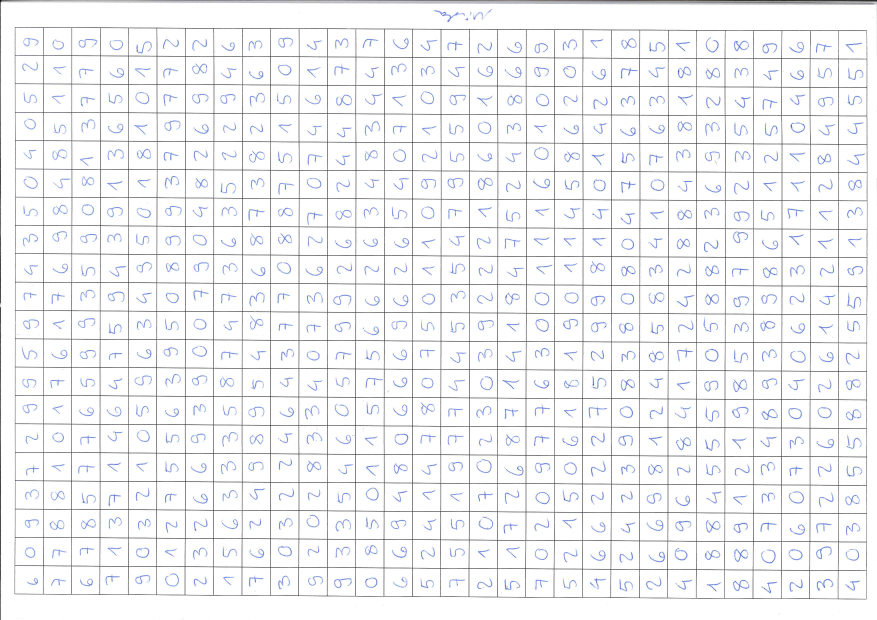
#> input picture Reconhecimento de digitos numéricos/data/0008_CH3F/scan-000.jpg, 3508 x 2480 px, given as the content of the folder data/0008_CH3F/predict, which was not available (shown at 1/4 size)
$ python main_predict.py
#> lines starting #> are read from the running program, lines starting #| are printed output that depends on the picture; after the words box and inside, x2 and y2 are one past the last pixel; in counts of white or black regions, pixels touching at a corner belong together; pictures that were not available may be replaced by others from this repository, and a replacement may not be noted
### Reconhecimento de digitos numéricos/classifier.py
import os
import glob
from loader import Loader
import numpy as np
import tensorflow as tf
import cv2

from numpy.random import seed
from tensorflow import set_random_seed


def create_weights(shape):
    return tf.Variable(tf.truncated_normal(shape, stddev=0.05))


def create_biases(size):
    return tf.Variable(tf.constant(0.05, shape=[size]))


class ImageClassifier:

    def __init__(self):
        seed(1)
        set_random_seed(2)
#> (this line was passed over: tensorflow is not available in this run)
        self.total_iterations = 0
        self.batch_size = 16
        self.classes = []
        self.num_classes = 0
        # 20% dos dados são usados para validação
        self.validation_size = 0.2
        self.image_w = 100
        self.image_h = 100
        self.num_channels = 1
        self.train_path = 'data/training1'
        self.data = None
        self.session = None
        self.accuracy = 0
        self.optimizer = None
        self.saver = None
        self.cost = 0
        self.x = None
        self.y_true = None
        self.y_true_cls = None
        self.model_dir = './model'
        self.model_name = 'MNIS'
        self.results = None

    def set_classes(self, classes):
        """ Prepare dados de entrada """
        self.classes = classes
        self.num_classes = len(classes)

    def set_image_size(self, w, h):
        self.image_w = w
        self.image_h = h

    def set_num_channels(self, count):
        self.num_channels = count

    def set_validation_size(self, size):
        self.validation_size = size

    def set_train_data_path(self, path):
        self.train_path = path

    def set_model_dir(self, path):
        self.model_dir = path

    def set_model_name(self, name):
        self.model_name = name

    # [5 lines left out: function get_model_dir, not called in this run]

    def get_model_name(self):
        return self.model_name

    def get_model_path(self):
        return os.path.abspath('{}/{}'.format(self.get_model_dir(), self.model_name))

    # [104 lines left out: functions load_data, create_conv_layer, create_flatten_layer, create_fc_layer, show_progress, build_network and 1 more, not called in this run]

    def load_images(self, image_dir='data/extra/', ext='*'):
#> called with image_dir = 'data/0008_CH3F/predict/', ext = '*'
        if not image_dir.endswith('/'):
            image_dir += '/'
        pattern = "{}{}".format(image_dir, ext)
        img_names = []
        images = []
        for filename in glob.iglob(pattern):
            img_names.append(filename)
            if self.num_channels == 1:
                # Gray scale
                im_gray = cv2.imread(filename, cv2.IMREAD_GRAYSCALE)
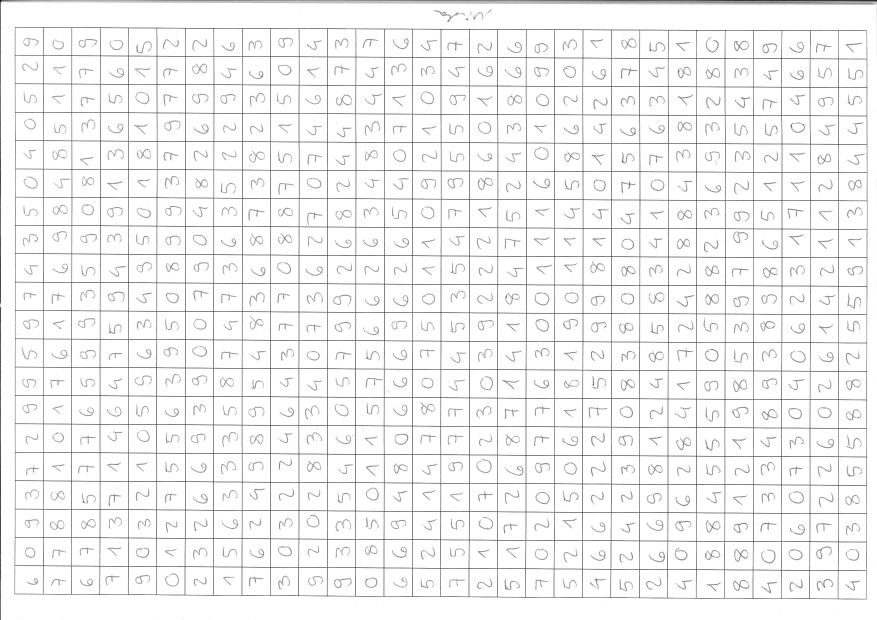
#> im_gray: shape (2480, 3508) (shown at 1/4 size); min 0, max 255, mean 243
            else:
                # RGB ti gray
                im = cv2.imread(filename)
                im_gray = cv2.cvtColor(im, cv2.COLOR_RGB2GRAY)

            im_bw = cv2.threshold(im_gray, 185, 255, cv2.THRESH_BINARY)[1]
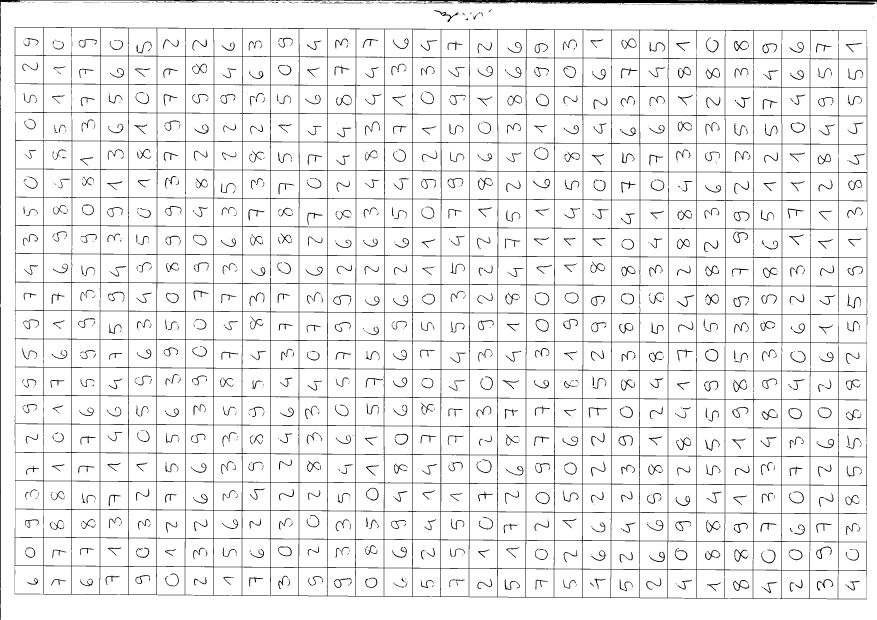
#> im_bw: shape (2480, 3508) (shown at 1/4 size); 93.5% white; 1571 black regions (613 under 20 px), largest, box (x1, y1, x2, y2) and area: (59, 108, 3469, 2398) 298848, (0, 0, 3508, 1225) 29862, (0, 1226, 4, 2480) 3730
            image = cv2.resize(im_bw, (self.image_w, self.image_h), 0, 0, cv2.INTER_LINEAR)
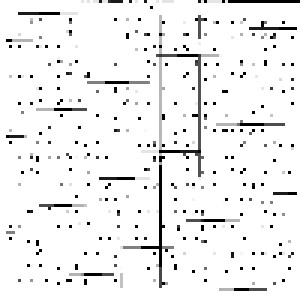
#> image: shape (100, 100) (shown 3 times larger); min 0, max 255, mean 239.8
            # cv2.imwrite(filename.replace(".png", "_bw.png"), image)
            image = image.reshape(self.image_w, self.image_h, self.num_channels)
            images.append(image)
        return images, img_names

    def predict(self, image_dir='data/extra/', ext='*'):
        images, img_names = self.load_images(image_dir, ext)
#> images = 1 item; img_names = 1 item
        images = np.array(images, dtype=np.uint8)
        images = images.astype('float32')
        images = np.multiply(images, 1.0 / 255.0)
        # The input to the network is of shape [None image_w image_h num_channels].
        x_batch = images.reshape(len(images), self.image_w, self.image_h, self.num_channels)

        # Let us restore the saved model
        self.session = tf.Session()
        # Step-1: Recreate the network graph. At this step only graph is created.
        saver = tf.train.import_meta_graph('{}/{}.meta'.format(self.get_model_dir(),
                                                               self.get_model_name()))
        # Step-2: Now let's load the weights saved using the restore method.
        saver.restore(self.session, tf.train.latest_checkpoint(self.get_model_dir()))

        # Accessing the default graph which we have restored
        graph = tf.get_default_graph()

        # Now, let's get hold of the op that we can be processed to get the output.
        # In the original network y_pred is the tensor that is the prediction of the network
        y_pred = graph.get_tensor_by_name("y_pred:0")

        # Let's feed the images to the input placeholders
        x = graph.get_tensor_by_name("x:0")
        y_true = graph.get_tensor_by_name("y_true:0")
        y_test_images = np.zeros((1, 10))

        # Creating the feed_dict that is required to be fed to calculate y_pred
        feed_dict_testing = {x: x_batch, y_true: y_test_images}
        outputs = self.session.run(y_pred, feed_dict=feed_dict_testing)

        # results
        j = 0
        self.results = []
        for result in outputs:
            item = (j, img_names[j], result)
            self.results.append(item)
            j += 1

        print('Predict..done.')

    def print_results(self):
        if self.results:
            for item in self.results:
                print('--------------------')
                print(item[1])
                i = 0
                for p in item[2]:
                    print("{} = {:.5f}".format(i, float(p)))
                    i += 1
        else:
            print('Sem resultados.')

    def print_html_report(self):
        # generate html report page
        file = open("report_{}.html".format(self.model_name), "w")
        file.write("<html><body>")
        file.write("<h2>Resultados:</h2>")
        file.write("<style>td{padding:15px;border:solid 1px #000}</style>")
        file.write(self.generate_result_table())
        file.write("</body></html>")
        file.close()

    def generate_result_table(self):
        html = ""
        if self.results:
            j = 1
            for item in self.results:
                i = 0
                s = ""
                winner = 0
                number = -1
                ch = item[1].split("/")[-1][0]
                for p in item[2]:
                    s += "{} = {:.5f}<br/>".format(i, float(p))
                    if float(p) > winner:
                        winner = float(p)
                        number = i

                    i += 1
                s = "<small>{}</small>".format(s)
                path = os.path.abspath(item[1])
                cell2 = "<td>{}<br/><img src='file:///{}' /></td>".format(item[1], path)
                correct = int(ch) == number
                style = '#66FF66' if correct else '#FF6666'
                cell5 = "<td style='background-color:{}'>{}</td>".format(style, correct)
                html += "<tr><td>{}</td>{}<td>{}</td><td><h2>{}</h2></td>{}</tr>".format(j, cell2, s, number, cell5)
                j += 1

        header = "<tr><td>idx</td><td>img</td><td>stat</td><td>pred</td><td>result</td></tr>"
        return "<table style='border:1px'>{}{}</table>".format(header, html)

### Reconhecimento de digitos numéricos/main_predict.py
from classifier import ImageClassifier

model_name = '0008_CH3F'

# treinamento do modelo
ic = ImageClassifier()
ic.set_classes(['0', '1', '2', '3', '4', '5', '6', '7', '8', '9'])
ic.set_model_name(model_name)

# use the model to classify images from a different folder
ic.predict('data/{}/predict/'.format(model_name))
#> (the call stopped at in predict, `self.session = tf.Session()`: tensorflow is not available in this run)
ic.print_results()

# create an html page with a graphic report
ic.print_html_report()
